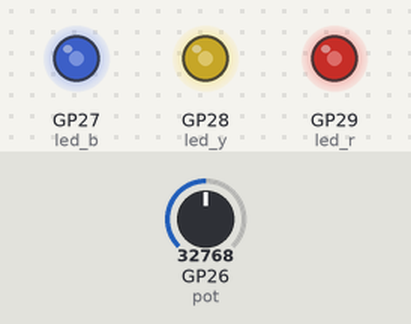
Recording of a program running on a simulated Raspberry Pi Pico running MicroPython. Parts: output pins drawn as LEDs (lit = HIGH). The inputs (shaded band) are chosen by the test bench; at power-on: GP26 (pot) = 32768 (analog values on the 0–65535 scale).

Above: at 1.2 s.
1.3 s: GP26 (pot) set to 45874
At 2.5 s:
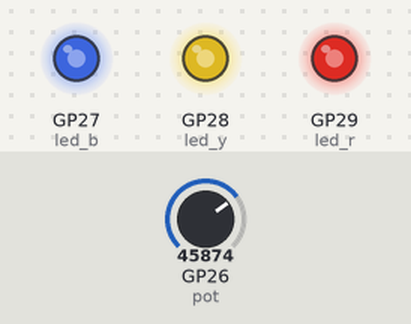
2.8 s: GP26 (pot) set to 57670
At 3.7 s:
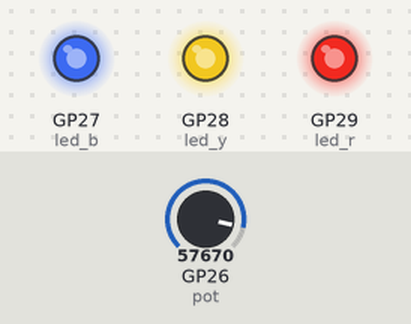
4.3 s: GP26 (pot) set to 7864
At 4.9 s:
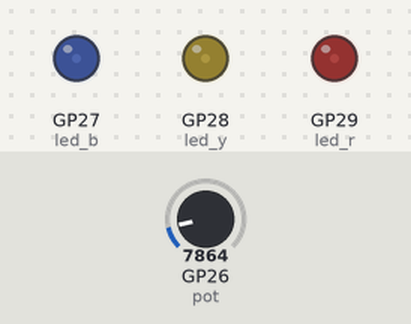
5.8 s: GP26 (pot) set to 0
At 7.2 s:
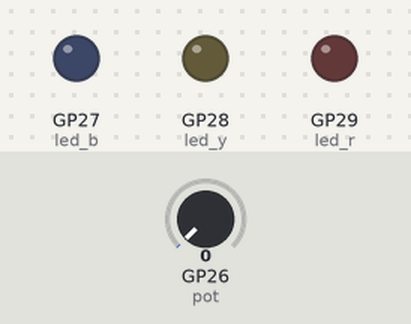
Timing chart, 0 to 8.3 s (numbered marks = the images above; inputs shaded):
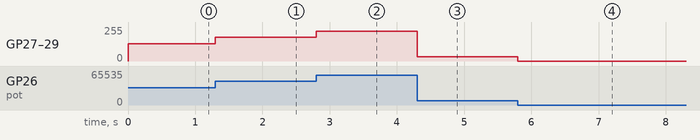

The program:

LED4.py
```python
import machine
import utime

pot = machine.ADC(26)
led_r = machine.PWM(machine.Pin(29))
led_y = machine.PWM(machine.Pin(28))
led_b = machine.PWM(machine.Pin(27))
led_r.freq(1000)
led_y.freq(1000)
led_b.freq(1000)

while True:
    led_r.duty_u16(pot.read_u16())
    led_y.duty_u16(pot.read_u16())
    led_b.duty_u16(pot.read_u16())
```

Measured:
- after the input at 1.3 s, GP27 (led_b), GP28 (led_y), GP29 (led_r): 128/255 → 178/255 at once
- after the input at 2.8 s, GP27 (led_b), GP28 (led_y), GP29 (led_r): 178/255 → 224/255 at once
- after the input at 4.3 s, GP27 (led_b), GP28 (led_y), GP29 (led_r): 224/255 → 31/255 at once
- after the input at 5.8 s, GP27 (led_b), GP28 (led_y), GP29 (led_r): 31/255 → 0/255 at once
